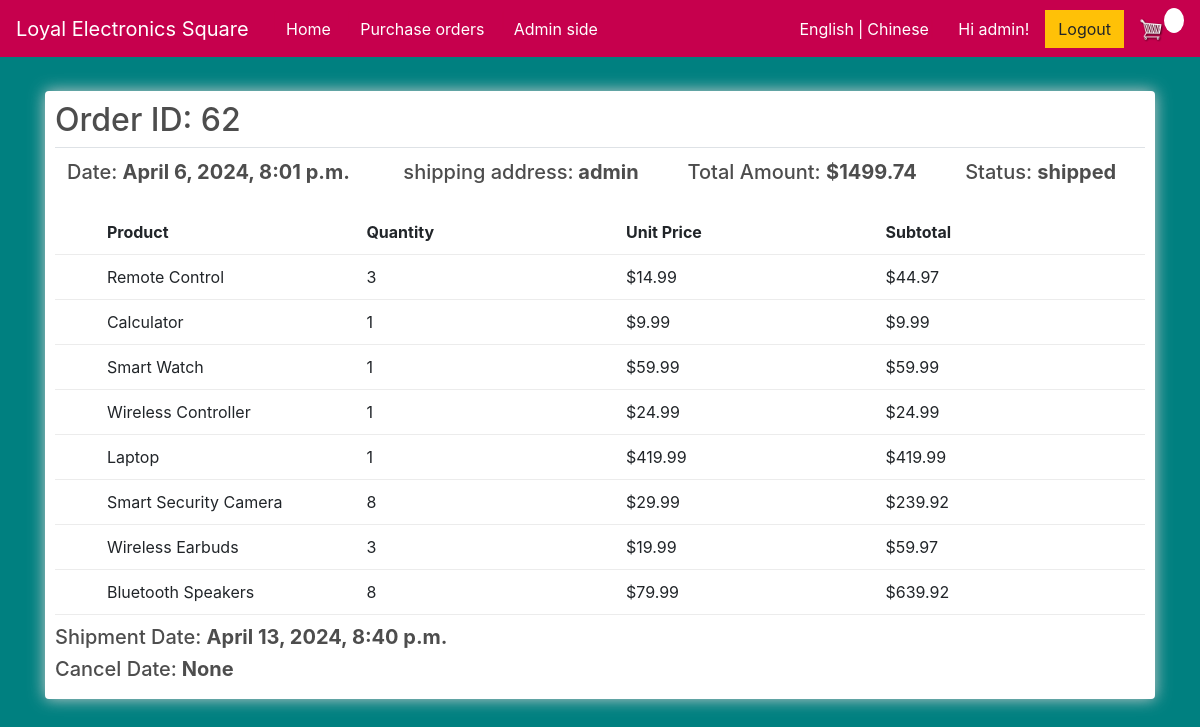
Screenshot of /order_detail/62 (signed in) with the database file from the repository.
### store/models.py (models this page shows, shortened)
class Order(models.Model):
    STATUS_CHOICES = [
        ('pending', _('Pending')),
        ('shipped', _('Shipped')),
        ('cancelled', _('Cancelled')),
        ('hold', _('Hold')),]
    customer = models.ForeignKey(Customer, on_delete=models.SET_NULL, null=True, blank=True, verbose_name=_('customer'))
    date_ordered = models.DateTimeField(default=timezone.now, verbose_name=_('date_ordered'))
    complete = models.BooleanField(default=False, null=True, blank=False)
    total_amount = models.DecimalField(max_digits=100, decimal_places=2, null=True, verbose_name=_('total_amount'))
    status = models.CharField(max_length=10, choices=STATUS_CHOICES, default='pending', verbose_name=_('status'))
    shipment_date = models.DateTimeField(null=True, blank=True, verbose_name=_('shipment_date'))
    cancel_date = models.DateTimeField(null=True, blank=True, verbose_name=_('cancel_date'))
    @property
    def get_cart_items(self):
        orderitems = self.orderitem_set.all()
        total = sum([item.quantity for item in orderitems])
        return total
    def total_amount(self):
        orderitems = self.orderitem_set.all()
        total = sum([item.get_total for item in orderitems])
        return total

class Customer(models.Model):
    user = models.OneToOneField(User, on_delete=models.CASCADE, related_name = 'customer', null=True, blank=True, verbose_name=_('user'))
    full_name = models.CharField(max_length=200, null=True, verbose_name=_('full_name'))
    email = models.CharField(max_length=200, null=True, verbose_name=_('email'))
    password = models.CharField(max_length=200, null=True, verbose_name=_('password'))
    shipping_address = models.CharField(max_length=200, null=True, verbose_name=_('shipping_address'))

class OrderItem(models.Model):
    product = models.ForeignKey(Product, on_delete=models.SET_NULL, null=True, verbose_name=_('product'))
    order = models.ForeignKey(Order, on_delete=models.SET_NULL, null=True, verbose_name=_('order'))
    quantity = models.IntegerField(default=0, null=True, blank=True, verbose_name=_('quantity'))
    date_added = models.DateTimeField(auto_now_add=True, verbose_name=_('date_added'))
    unit_price = models.DecimalField(max_digits=10, decimal_places=2, null=True, verbose_name=_('unit_price'))
    subtotal = models.DecimalField(max_digits=10, decimal_places=2, null=True, verbose_name=_('subtotal'))
    @property
    def get_total(self):
        total = self.product.price * self.quantity
        return total

class Product(models.Model):
    name = models.CharField(max_length=200, null=True, verbose_name=_('name'))
    price = models.DecimalField(max_digits=10, decimal_places=2, verbose_name=_('price'))
    brand = models.CharField(max_length=16, null=True, verbose_name=_('brand'))
    connectivity_technology = models.CharField(max_length=32, null=True, verbose_name=_('connectivity_technology'))
    digital = models.BooleanField(default=False, null=True, blank=False)
    cover_image = models.ImageField(null=True, blank=True, verbose_name=_('cover_image'))
    description = models.TextField(null=True, verbose_name=_('description'))
    is_active = models.BooleanField(default=True, verbose_name=_('is_active'))

### store/views.py (the view)
# urls.py: path('order_detail/<int:pk>', views.order_detail, name="order_detail"),
@login_required
def order_detail(request, pk):
     if request.user.is_authenticated:
          customer = request.user.customer
          order, created = Order.objects.get_or_create(customer=customer, complete=False)
          items = order.orderitem_set.all()
          cartItems = order.get_cart_items
     else:
          items = []
          order = {'get_cart_total':0, 'get_cart_items':0, 'shipping':False}
          cartItems = order['get_cart_items']
     order = Order.objects.get(id=pk)
     order_items = OrderItem.objects.filter(order=order)
     return render(request, 'store/order_detail.html', {'order': order, 'order_items': order_items})

### store/templates/store/order_detail.html (shortened to what this page needs)
{% extends 'store/main.html' %}
{% load static %}
{% load i18n %}
{% block content %}
<div class="row">
    <div class="col-lg-12">
        <div class="box-element">
            <table class="table">
                <h2>{% trans 'Order ID:' %} {{ order.id }}</h2>
                <tr>
                    <th><h5>{% trans 'Date:' %} <strong>{{order.date_ordered}}</strong></h5></th>
                    <th><h5>{% trans 'shipping address:' %}<strong> {{order.customer.shipping_address}}</strong></h5></th>
                    <th><h5>{% trans 'Total Amount:' %} <strong>${{order.total_amount}}</strong></h5></th>
                    <th><h5>{% trans 'Status:' %} <strong>{{order.status}}</strong></h5></th>
                </tr>
            </table>
            <div class="cart-row">
                <div style="flex:0.2"><strong></strong></div>
                <div style="flex:1"><strong>{% trans 'Product' %}</strong></div>
                <div style="flex:1"><strong>{% trans 'Quantity' %}</strong></div>
                <div style="flex:1"><strong>{% trans 'Unit Price' %}</strong></div>
                <div style="flex:1"><strong>{% trans 'Subtotal' %}</strong></div>
            </div>
            {% for item in order_items %}
            <div class="cart-row">
                <div style="flex:0.2"></div>
                <div style="flex:1">{{item.product.name}}</div>
                <div style="flex:1">{{item.quantity}}</div>
                <div style="flex:1">${{item.product.price}}</div>
                <div style="flex:1">${{item.get_total}}</div>
            </div>
            {% endfor %}
            <tr>
                <th><h5>{% trans 'Shipment Date:' %} <strong>{{order.shipment_date}}</strong></h5></th>
                <th><h5>{% trans 'Cancel Date:' %}<strong> {{order.cancel_date }}</strong></h5></th>
            </tr>
    </div>
</div>
{% endblock content %}

### store/templates/store/Main.html (shortened to what this page needs)
<!DOCTYPE html>
{% load static %}
{% load i18n %}
<html>
<head>
	<link rel="stylesheet" href="https://stackpath.bootstrapcdn.com/bootstrap/4.4.1/css/bootstrap.min.css">
	<link rel="stylesheet" type="text/css" href="{% static 'css/main.css' %}">
</head>
<body>
	<nav class="navbar navbar-expand-lg navbar-dark" style="background-color: #c6004d;">
		<a class="navbar-brand" href="{% url 'store' %}">{% trans 'Loyal Electronics Square' %}</a>
		<div class="collapse navbar-collapse" id="navbarSupportedContent">
			<ul class="navbar-nav me-auto mb-2 mb-lg-0">
				<a style="margin-left: 8px; color: #c6004d">|</a>
				<li class="nav-item">
					<a class="nav-link active" aria-current="page" href="{% url 'store' %}">{% trans 'Home' %}</a>
				</li>
				<a style="margin-left: 8px; color: #c6004d">|</a>
				<li class="nav-item">
					<a class="nav-link active" aria-current="page" href="{% url 'order_list' %}">{% trans 'Purchase orders' %}</a>
				</li>
				<a style="margin-left: 8px; color: #c6004d">|</a>
				<li class="nav-item">
					<a class="nav-link active" aria-current="page" href="{% url 'adminDashboard' %}">{% trans 'Admin side' %}</a>
				</li>
			</ul>
		</div>
	    <div class="form-inline my-2 my-lg-0">
				<a style="margin-right: 4px; color: white" href="/en/">{% trans 'English' %}</a>
				<a style="color: white">|</a>
				<a style="margin-left: 4px;color: white" href="/zh-hant/">{% trans 'Chinese' %}</a>
				<a style="margin-right: 24px; color: #c6004d">|</a>
			{% if user.is_authenticated %}
				<a style="margin-right: 16px; color: white">{% trans 'Hi' %} {{ user.username }}! </a>
				<form action="{% url 'logout' %}" method="post">
					<button class="btn btn-warning" type="submit">{% trans 'Logout' %}</button>
				</form>
			{% else %}
				<a style="margin-right: 16px; color: white">{% trans 'You are not logged in.' %} </a>
	     		<a href="{% url 'login' %}" class="btn btn-warning">{% trans 'Login' %}</a>
	     	{% endif %}
	     	<a href="{% url 'cart' %}">
	    		<img  id="cart-icon" src="{% static 'images/cart.png' %}">
	    	</a>
	    	<p id="cart-total">{{cartItems}}</p>
	    </div>
	</nav>
     <div class="container">
            <br>
            {% block content %}
            {% endblock content %}
         </div>
</body>
</html>

### static/css/main.css (style rules this page uses)
body { background-color: hsl(0, 0%, 98%); }
h1,h2,h3,h4,h5,h6 { color:hsl(0, 0%, 30%); }
.box-element { box-shadow:hsl(0, 0%, 80%) 0 0 16px; background-color: #fff; border-radius: 4px; padding: 10px; }
#cart-icon { width:25px; display: inline-block; margin-left: 15px; }
#cart-total { display: block; text-align: center; color:red; background-color:white; width: 20px; height: 25px; border-radius: 50%; font-size: 14px; }
.col-lg-4, .col-lg-6, .col-lg-8, .col-lg-12 { margin-top: 10px; }
.btn { border-radius: 0; }
.cart-row { display: flex; align-items: flex-stretch; padding-bottom: 10px; margin-bottom: 10px; border-bottom: 1px solid #ececec; }

### store/templates/store/order_detail.html (style rules this page uses)
body { background-color: #008080; }

### rows the page displays
Order: id "62", date_ordered "April 6, 2024, 8:01 p.m.", customer.shipping_address "admin", total_amount "1499.74", status "shipped", shipment_date "April 13, 2024, 8:40 p.m.", cancel_date "None"
OrderItem: product.name "Remote Control", quantity "3", product.price "14.99", get_total "44.97"
OrderItem: product.name "Calculator", quantity "1", product.price "9.99", get_total "9.99"
OrderItem: product.name "Smart Watch", quantity "1", product.price "59.99", get_total "59.99"
OrderItem: product.name "Wireless Controller", quantity "1", product.price "24.99", get_total "24.99"
OrderItem: product.name "Laptop", quantity "1", product.price "419.99", get_total "419.99"
OrderItem: product.name "Smart Security Camera", quantity "8", product.price "29.99", get_total "239.92"
OrderItem: product.name "Wireless Earbuds", quantity "3", product.price "19.99", get_total "59.97"
OrderItem: product.name "Bluetooth Speakers", quantity "8", product.price "79.99", get_total "639.92"

### other values shown
{{ user.username }} "admin"
